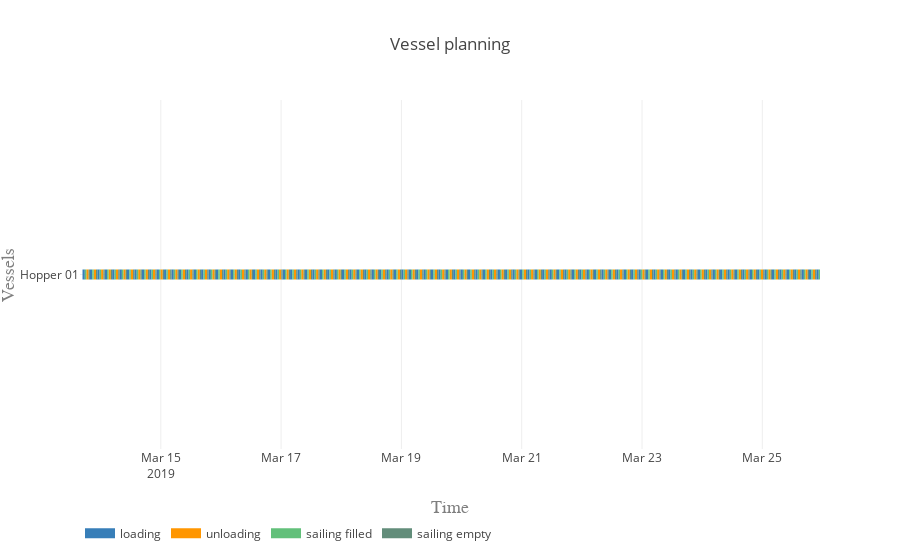

Source (notebook cell):
### Code cell
vessels = equipment

processes = ['loading', 'unloading', 'sailing filled', 'sailing empty']
colors = {0:'rgb(55,126,184)', 1:'rgb(255,150,0)', 2:'rgb(98, 192, 122)', 3:'rgb(98, 141, 122)'}

plot.vessel_planning(vessels, processes, colors)

### Figure 1 — Plotly figure (JSON) as saved in the notebook; plotly's stock layout.template omitted (floating-point values rounded to 4 significant figures; data arrays with more than 128 entries replaced by an {"elided": "..."} marker saying what was removed)
{"data": [{"connectgaps": false, "hoverinfo": "y+name", "line": {"color": "rgb(55,126,184)", "width": 10}, "mode": "lines", "name": "loading", "type": "scatter", "uid": "2ca43f9b-44af-4a8b-96e5-8e052ab1fc41", "x": {"elided": "500 str values"}, "y": {"elided": "500 str values"}}, {"connectgaps": false, "hoverinfo": "y+name", "line": {"color": "rgb(255,150,0)", "width": 10}, "mode": "lines", "name": "unloading", "type": "scatter", "uid": "4d24de5e-0113-4dcb-8747-219f9f09667c", "x": {"elided": "500 str values"}, "y": {"elided": "500 str values"}}, {"connectgaps": false, "hoverinfo": "y+name", "line": {"color": "rgb(98, 192, 122)", "width": 10}, "mode": "lines", "name": "sailing filled", "type": "scatter", "uid": "149cb8a7-d0d1-4057-829e-50a0eaf4399a", "x": {"elided": "500 str values"}, "y": {"elided": "500 str values"}}, {"connectgaps": false, "hoverinfo": "y+name", "line": {"color": "rgb(98, 141, 122)", "width": 10}, "mode": "lines", "name": "sailing empty", "type": "scatter", "uid": "268d542f-8972-4a0a-b894-d477fb50ede3", "x": {"elided": "495 str values"}, "y": {"elided": "495 str values"}}], "layout": {"hovermode": "closest", "legend": {"orientation": "h", "x": 0, "y": -0.2}, "title": "Vessel planning", "xaxis": {"range": ["2019-03-13 15:46:06", "2019-03-25 23:00:28.511561"], "title": "Time", "titlefont": {"color": "#7f7f7f", "family": "Courier New, monospace", "size": 18}}, "yaxis": {"title": "Vessels", "titlefont": {"color": "#7f7f7f", "family": "Courier New, monospace", "size": 18}}}}
